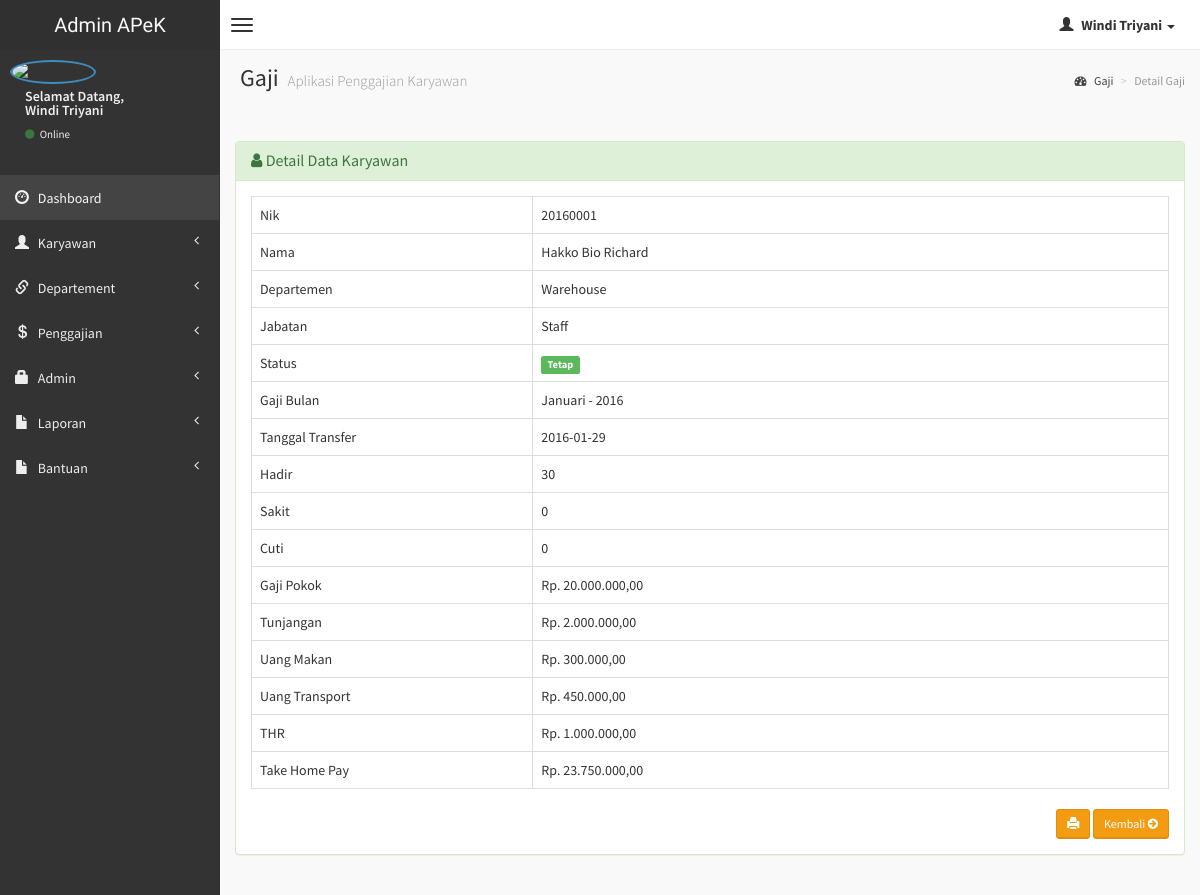
The page /admin/detail-gaji.php?hal=edit&kd=20160001 (signed in) on the database its author committed.
### tables this page shows
CREATE TABLE `karyawan` (
  `nik` varchar(10) NOT NULL,
  `nama` varchar(50) NOT NULL,
  `alamat` varchar(150) NOT NULL,
  `no_hp` varchar(15) NOT NULL,
  `status` enum('tetap','kontrak','magang','outsource') NOT NULL
);

CREATE TABLE `gajian` (
  `kd_gaji` int(4) NOT NULL,
  `nik` varchar(10) NOT NULL,
  `gaji_bulan` varchar(10) NOT NULL,
  `gaji_tahun` varchar(10) NOT NULL,
  `tgl_transfer` date NOT NULL,
  `absensi` int(2) NOT NULL,
  `sakit` int(2) DEFAULT NULL,
  `cuti` int(2) DEFAULT NULL,
  `no_rek` varchar(25) NOT NULL,
  `gaji` int(10) NOT NULL,
  `tunjangan` int(10) NOT NULL,
  `uang_makan` int(10) NOT NULL,
  `uang_transport` int(10) NOT NULL,
  `thr` int(10) DEFAULT NULL,
  `total` int(10) NOT NULL
);

CREATE TABLE `departemen` (
  `kd_dept` int(10) NOT NULL,
  `nik` varchar(10) NOT NULL,
  `departemen` varchar(20) NOT NULL,
  `jabatan` varchar(15) NOT NULL,
  `gaji_pokok` int(10) NOT NULL,
  `tunjangan` int(10) NOT NULL
);

### admin/detail-gaji.php (the view, shortened to what this page needs)
<?php
if (empty($_SESSION['username'])){
	header('location:../index.php');
} else {
?>
<!DOCTYPE html>
<html>
    <head>
        <link href="../dist/css/bootstrap.css" rel="stylesheet" type="text/css" />
        <link href="//cdnjs.cloudflare.com/ajax/libs/font-awesome/4.1.0/css/font-awesome.min.css" rel="stylesheet" type="text/css" />
        <link href="//code.ionicframework.com/ionicons/1.5.2/css/ionicons.min.css" rel="stylesheet" type="text/css" />
        <link href="../css/morris/morris.css" rel="stylesheet" type="text/css" />
        <link href="../css/jvectormap/jquery-jvectormap-1.2.2.css" rel="stylesheet" type="text/css" />
        <link href="../css/datepicker/datepicker3.css" rel="stylesheet" type="text/css" />
        <link href="../css/daterangepicker/daterangepicker-bs3.css" rel="stylesheet" type="text/css" />
        <link href="../css/bootstrap-wysihtml5/bootstrap3-wysihtml5.min.css" rel="stylesheet" type="text/css" />
        <link href="../css/AdminLTE.css" rel="stylesheet" type="text/css" />
        <link rel="stylesheet" href="datatables/dataTables.bootstrap.css"/>
    </head>
    <body class="skin-black">
        <header class="header">
            <a href="index.php" class="logo">
                Admin APeK
            </a>
            <nav class="navbar navbar-static-top" role="navigation">
                <a href="#" class="navbar-btn sidebar-toggle" data-toggle="offcanvas" role="button">
                    <span class="icon-bar"></span>
                    <span class="icon-bar"></span>
                    <span class="icon-bar"></span>
                </a>
                <div class="navbar-right">
                    <ul class="nav navbar-nav">
                        <li class="dropdown user user-menu">
                            <a href="#" class="dropdown-toggle" data-toggle="dropdown">
                                <i class="glyphicon glyphicon-user"></i>
                                <span><?php echo $_SESSION['fullname']; ?> <i class="caret"></i></span>
                            </a>
<?php } ?>
                        </li>
                    </ul>
                </div>
            </nav>
        </header>
        <div class="wrapper row-offcanvas row-offcanvas-left">
            <aside class="left-side sidebar-offcanvas">
                <section class="sidebar">
                    <div class="user-panel">
                        <div class="pull-left image">
                            <img src="<?php echo $_SESSION['gambar']; ?>" class="img-circle" alt="User Image" style="border: 2px solid #3C8DBC;" />
                        </div>
                        <div class="pull-left info">
                            <p>Selamat Datang,<br /><?php echo $_SESSION['fullname']; ?></p>
                            <a href="#"><i class="fa fa-circle text-success"></i> Online</a>
                        </div>
                    </div>
                    <?php include "menu.php"; ?>
                </section>
            </aside>
            <aside class="right-side">
                <section class="content-header">
                    <h1>
                        Gaji
                        <small>Aplikasi Penggajian Karyawan</small>
                    </h1>
                    <ol class="breadcrumb">
                        <li><a href="#"><i class="fa fa-dashboard"></i> Gaji</a></li>
                        <li class="active">Detail Gaji</li>
                    </ol>
                </section>
                <section class="content">
                    <br />
                    <?php
            $query = mysqli_query($koneksi, "SELECT karyawan.nama, karyawan.status, departemen.departemen, departemen.jabatan, gajian.kd_gaji, gajian.nik, gajian.gaji_bulan, gajian.gaji_tahun, gajian.tgl_transfer, gajian.absensi, gajian.sakit, gajian.cuti, gajian.gaji, gajian.tunjangan, gajian.uang_makan, gajian.uang_transport, gajian.thr, gajian.total
                                             FROM karyawan, departemen, gajian
                                             WHERE gajian.nik=karyawan.nik AND karyawan.nik=departemen.nik AND gajian.nik='$_GET[kd]'");
            $data  = mysqli_fetch_array($query);
            ?>
                    <div class="row">
                        <div class="col-lg-12">
                        <div class="panel panel-success">
                        <div class="panel-heading">
                        <h3 class="panel-title"><i class="fa fa-user"></i> Detail Data Karyawan </h3>
                        </div>
                        <div class="panel-body">
                  <div class="form-panel">
                      <table id="example" class="table table-hover table-bordered">
                      <tr>
                      <td width="250">Nik</td>
                      <td width="565"><?php echo $data['nik']; ?></td>
                      </tr>
                      <tr>
                      <td >Nama</td>
                      <td ><?php echo $data['nama']; ?></td>
                      </tr>
                      <tr>
                      <td>Departemen</td>
                      <td><?php echo $data['departemen']; ?></td>
                      </tr>
                      <tr>
                      <td>Jabatan</td>
                      <td><?php echo $data['jabatan']; ?></td>
                      </tr>
                      <tr>
                      <td>Status</td></td>
                      <td><?php
                            if($data['status'] == 'tetap'){
								echo '<span class="label label-success">Tetap</span>';
							}
                    ?></td>
                      </tr>
                      <tr>
                      <td>Gaji Bulan</td>
                      <td><?php echo $data['gaji_bulan']; ?> - <?php echo $data['gaji_tahun']; ?></td>
                      </tr>
                      <tr>
                      <td>Tanggal Transfer</td>
                      <td><?php echo $data['tgl_transfer']; ?></td>
                      </tr>
                      <tr>
                      <td>Hadir</td>
                      <td><?php echo $data['absensi']; ?> </td>
                      </tr>
                      <tr>
                      <td>Sakit</td>
                      <td><?php echo $data['sakit']; ?> </td>
                      </tr>
                      <tr>
                      <td>Cuti</td>
                      <td><?php echo $data['cuti']; ?></td>
                      </tr>
                      <tr>
                      <td>Gaji Pokok</td>
                      <td>Rp. <?php echo number_format($data['gaji'],2,",",".");?></td>
                      </tr>
                      <tr>
                      <td>Tunjangan</td>
                      <td>Rp. <?php echo number_format($data['tunjangan'],2,",",".");?></td>
                      </tr>
                      <tr>
                      <td>Uang Makan</td>
                      <td>Rp. <?php echo number_format($data['uang_makan'],2,",",".");?></td>
                      </tr>
                      <tr>
                      <td>Uang Transport</td>
                      <td>Rp. <?php echo number_format($data['uang_transport'],2,",",".");?></td>
                      </tr>
                      <tr>
                      <td>THR</td>
                      <td>Rp. <?php echo number_format($data['thr'],2,",",".");?></td>
                      </tr>
                      <tr>
                      <td>Take Home Pay</td>
                      <td>Rp. <?php echo number_format($data['total'],2,",",".");?></td>
                      </tr>
                      </table>
                      <div class="text-right">
                  <a class="btn btn-sm btn-warning" data-placement="bottom" data-toggle="tooltip" title="Cetak Gaji" href="cetak-gaji.php?hal=edit&kd=<?php echo $data['nik'];?>"><span class="glyphicon glyphicon-print"></span></a> <a href="gaji.php" class="btn btn-sm btn-warning">Kembali <i class="fa fa-arrow-circle-right"></i></a>
                </div>
                  </div>
                  </div>
                  </div>
          		</div>
                    </div>
                </section>
            </aside>
        </div>
    </body>
</html>

### rows shown on the page
karyawan: gajian.nik "20160001", nama "Hakko Bio Richard", departemen.departemen "Warehouse", departemen.jabatan "Staff", gajian.gaji_bulan "Januari", gajian.gaji_tahun "2016", gajian.tgl_transfer "2016-01-29", gajian.absensi "30", gajian.sakit "0", gajian.cuti "0", gajian.gaji "20.000.000,00", gajian.tunjangan "2.000.000,00", gajian.uang_makan "300.000,00", gajian.uang_transport "450.000,00", gajian.thr "1.000.000,00", gajian.total "23.750.000,00"

### other values the page prints
$_SESSION['fullname'] "Windi Triyani"
